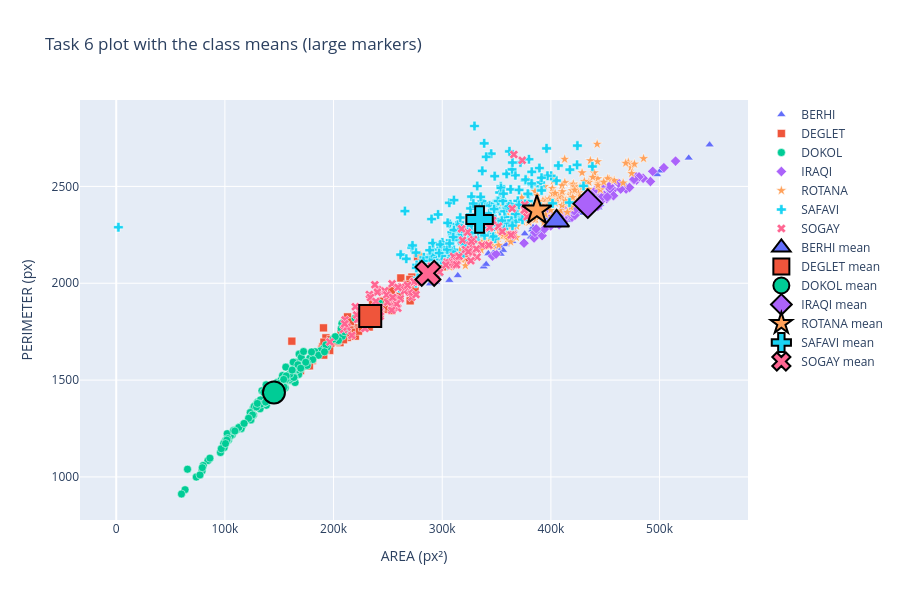

Source (notebook cell):
### Markdown cell above
## Task 8: 2D plot with the class means

> Again do task 6 (2D). And calculate the mean data point for each class and show them with similar shape with the
> larger size. Plot the means on the plot you got at task 6. You MUST keep the original points as they are.

The mean point of class $k$ with $n_k$ points is $\boldsymbol{\mu}_k = \frac{1}{n_k}\sum_{\mathbf{x}_i \in k} \mathbf{x}_i$.
We start from the task 6 figure (points unchanged) and add one big marker per class, same shape and colour, with a black
outline so it stands out.

### Code cell
means = np.array([X[y == k].mean(axis=0) for k in range(len(class_names))])
print(pd.DataFrame(means, index=class_names, columns=feature_names))

fig = make_2d_figure()
for k, name in enumerate(class_names):
    fig.add_trace(go.Scatter(
        x=[means[k, 0]], y=[means[k, 1]], mode="markers", name=name + " mean",
        marker=dict(symbol=symbols_2d[k], size=22, color=colors[k],
                    line=dict(color="black", width=2))))
fig.update_layout(title="Task 6 plot with the class means (large markers)")
fig.show()
